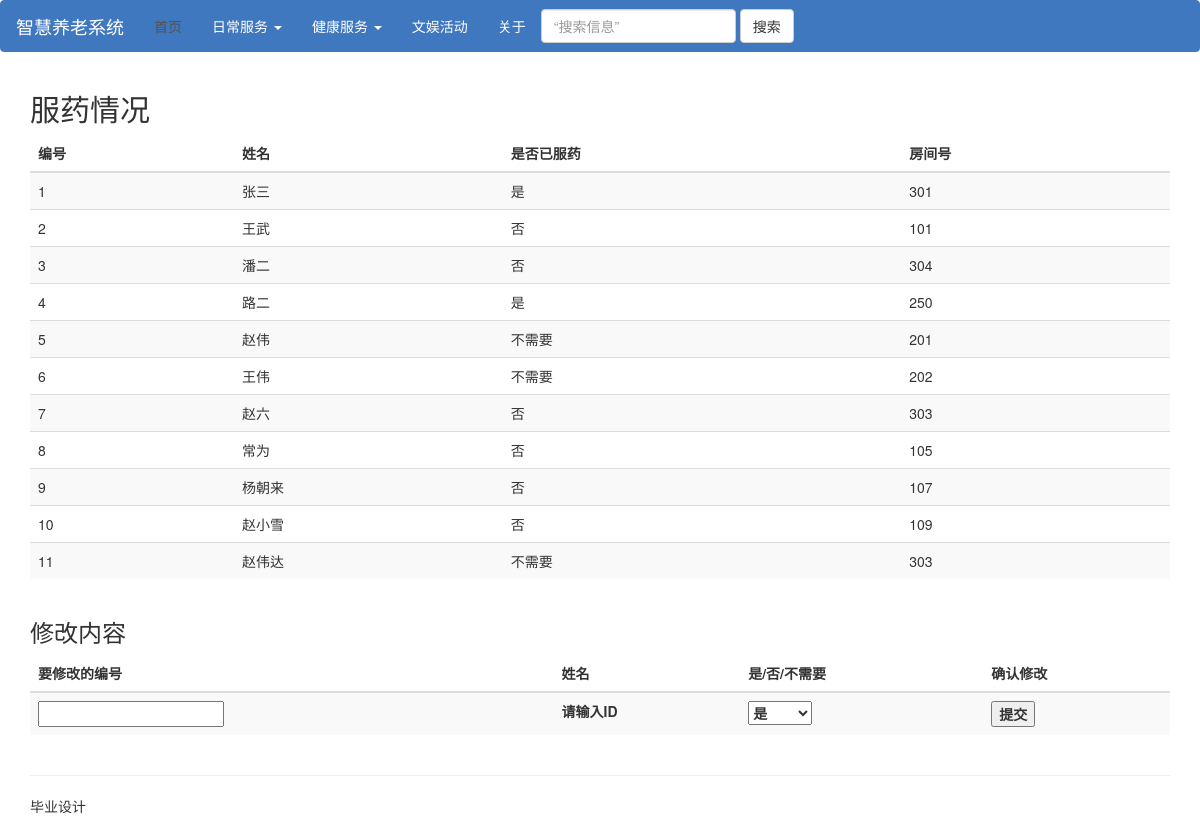
The app's page /chiyao with its own data.
### tables this page shows
CREATE TABLE "information" (
	 "id" integer(10,0) NOT NULL,
	 "name" text(100,0),
	 "room" text(100,0),
	 "weisheng" text(2,0),
	 "chiyao" text(2,0),
	 "qiuzhu" text(2,0),
	 "qichuang" text(2,0),
	 "huodong" TEXT(100,0),
	PRIMARY KEY("id")
);

### index.py (the view)
@app.route('/chiyao')
def chiyao():
    cur = get_db().cursor()
    cur.execute('SELECT id,name,chiyao,room FROM information')
    title = u'服药情况'
    table_head = [u'编号', u'姓名', u'是否已服药', u'房间号']
    return render_template('index.html', valid=True, title=title, table_head=table_head, content=cur.fetchall())

### index.py (called while the page is built)
def get_db():
    db = sqlite3.connect(DATABASE)
    return db

### templates/index.html (shortened to what this page needs)
{% extends "layout.html" %}
{% block body %}
<body>
<div class="container">
    <h2 class="sub-header">{% print title %}</h2>
    <div class="table-responsive">
        <table class="table table-striped">
        <thead>
            <tr>
                {% for head in table_head %}
                <th>{% print head %}</th>
                {% endfor %}
            </tr>
        </thead>
        <tbody>
            {% for row in content %}
                 <tr id="{% print row[0] %}">
                {% for index in row %}
                        <td>{% print index %}</td>
                {% endfor %}
                 </tr>
            {% endfor %}
                 </tbody>
                        </table>
    </div>
    <h3 class="sub-header">修改内容</h3>
    <div>
        <table class="table table-striped">
        <thead>
            <tr>
                <th>要修改的编号</th>
                <th>姓名</th>
                <th>是/否/不需要</th>
                <th>确认修改</th>
            </tr>
        </thead>
            <tbody>
            <form class="form-modify" role="form" action="/modify_data" method="POST">
            <tr>
                <th><input type="number" name="id" id="item_id" onchange="showName(this.value)"/></th>
                <th id="name_show">请输入ID</th>
                <th><select name="option">
                           <option style="width:200px">是</option>
                          </select></th>
                <th><button type="submit">提交</button></th>
            </tr>
            </form>
            </tbody>
            </table>
    </div>
</div>
</body>
{% endblock %}

### templates/layout.html (shortened to what this page needs)
<!DOCTYPE html>
<html lang="en">
<head>
    <link href="/static/css/bootstrap.min.css" rel="stylesheet">
    <link href="/static/css/navbar.bootstrap.min.css" rel="stylesheet">
<nav class="navbar navbar-default" role="navigation">
   <div class="navbar-header">
      <a class="navbar-brand" href="#">智慧养老系统</a>
   </div>
   <div>
      <ul class="nav navbar-nav">
         <li class="active"><a href="#">首页</a></li>
                  <li class="dropdown">
            <a href="#" class="dropdown-toggle" data-toggle="dropdown">
               日常服务
               <b class="caret"></b>
            </a>
         </li>
                   <li class="dropdown">
            <a href="#" class="dropdown-toggle" data-toggle="dropdown">
               健康服务
               <b class="caret"></b>
            </a>
         </li>
          <li><a href="/huodong">文娱活动</a></li>
            <ul class="nav navbar-nav navbar-right hidden-sm">
            <li><a href="#">关于</a></li>
          </ul>
            </ul>
   </div>
    <form class="navbar-form navbar-left" action="/search" role="search" method="POST">
        <div class="form-group">
          <input type="text" class="form-control" placeholder=“搜索信息” name="search">
        </div>
        <button type="submit" class="btn btn-default">搜索</button>
      </form>
	</nav>
</head>
    {% block body %}{% endblock %}
    <div class="container">
        <hr>
        <footer>
            <div class="row">
                <div class="col-lg-12">
                    <p>毕业设计</p>
                </div>
            </div>
        </footer>
    </div>
</html>

### records on screen
information: print "1" "是", name "张三", room "301"
information: print "2" "否", name "王武", room "101"
information: print "3" "否", name "潘二", room "304"
information: print "4" "是", name "路二", room "250"
information: print "5", name "赵伟", chiyao "不需要", room "201"
information: print "6", name "王伟", chiyao "不需要", room "202"
information: print "7" "否", name "赵六", room "303"
information: print "8" "否", name "常为", room "105"
information: print "9" "否", name "杨朝来", room "107"
information: print "10" "否", name "赵小雪", room "109"
information: print "11", name "赵伟达", chiyao "不需要", room "303"

### other values on screen
{{ print title }} "服药情况"
{{ print head }} "编号" "姓名" "是否已服药" "房间号"
